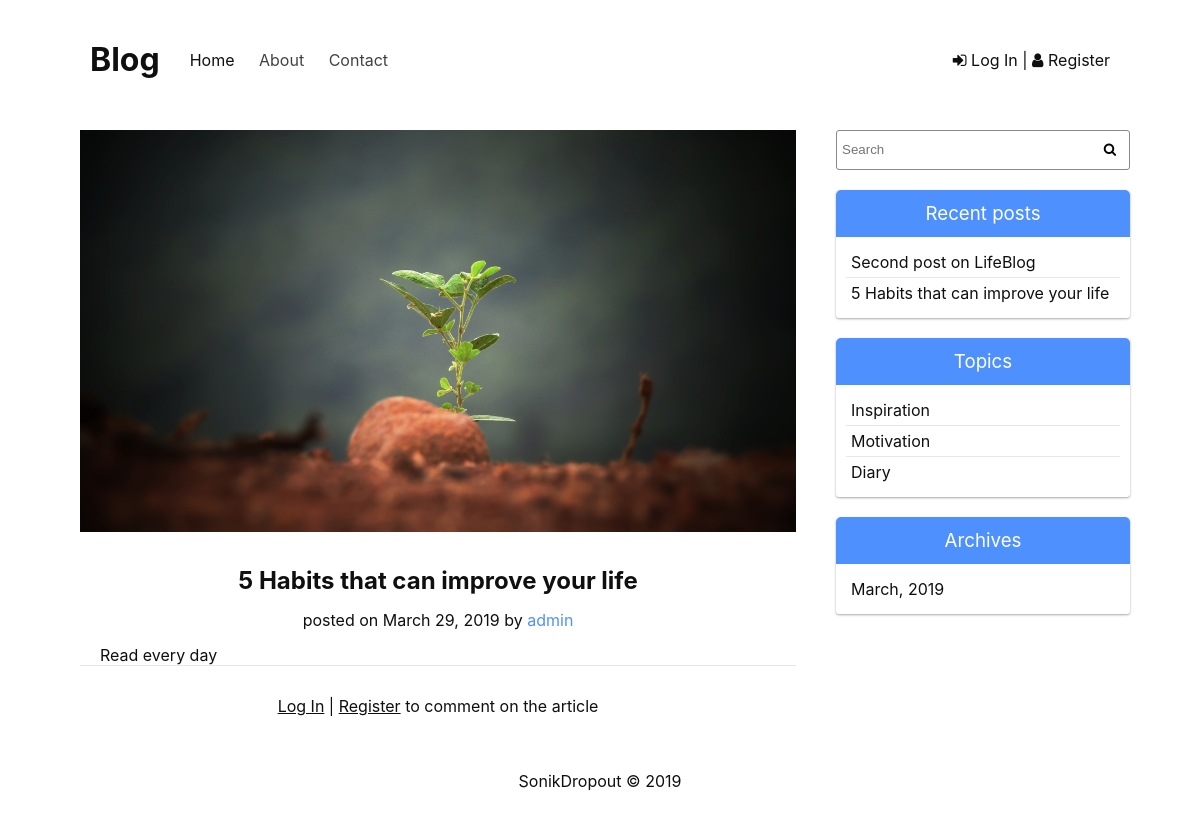
The app's page /single_post.php?post-slug=5-habits-that-can-improve-your-life with its own data.
### tables this page shows
CREATE TABLE `posts` (
  `id` INTEGER NOT NULL AUTO_INCREMENT PRIMARY KEY,
  `user_id` INTEGER DEFAULT NULL,
  `title` VARCHAR(128) NOT NULL,
  `slug` VARCHAR(128) NOT NULL UNIQUE,
  `views` INTEGER NOT NULL DEFAULT '0',
  `tags` VARCHAR(255) NULL,
  `image` VARCHAR(128) NOT NULL,
  `body` TEXT NOT NULL,
  `published` TINYINT NOT NULL,
  `created_at` timestamp NULL DEFAULT CURRENT_TIMESTAMP ON UPDATE CURRENT_TIMESTAMP,
  `updated_at` timestamp NULL DEFAULT '0000-00-00 00:00:00',
  FOREIGN KEY (`user_id`)
  REFERENCES `users` (`id`)
  ON DELETE NO ACTION ON UPDATE NO ACTION
);

CREATE TABLE `users` (
  `id` INTEGER NOT NULL AUTO_INCREMENT PRIMARY KEY,
  `username` VARCHAR(128) NOT NULL,
  `email` VARCHAR(128) NOT NULL,
  `role` enum('Author', 'Admin') DEFAULT NULL,
  `password` VARCHAR(128) NOT NULL,
  `created_at` timestamp NULL DEFAULT CURRENT_TIMESTAMP,
  `updated_at` timestamp NULL DEFAULT NULL
);

CREATE TABLE `topics` (
  `id` INTEGER NOT NULL AUTO_INCREMENT PRIMARY KEY,
  `name` VARCHAR(128) NOT NULL,
  `slug` VARCHAR(128) NOT NULL UNIQUE
);

### includes/public_functions.php (called while the page is built, shortened)
<?php
function getPost($slug){
	global $pdo;
	$sql = "SELECT posts.*,
		users.username AS authorName,
		users.email AS authorEmail
		FROM posts JOIN users
		ON users.id = posts.user_id
	  WHERE posts.slug=? AND posts.published=true";
	$stmt = $pdo->prepare($sql);
	$stmt->execute(array($slug));
	$post = $stmt->fetch(PDO::FETCH_ASSOC);
	if ($post) {
		$post['comments'] = getPostComments($post['id']);
	}
	return $post;
}
function getPostComments($post_id){
	global $pdo;
	$sql = "SELECT comments.body,
	  users.username AS author
    FROM posts JOIN comments ON posts.id = comments.post_id
		JOIN users ON users.id = comments.user_id
    WHERE posts.id=$post_id";
  $result = $pdo->query($sql);
	$comments = $result->fetchAll(PDO::FETCH_ASSOC);
	return $comments;
}
function getAllTopics()
{
	global $pdo;
	$sql = "SELECT * FROM topics";
  $result = $pdo->query($sql);
  $topics = $result->fetchAll(PDO::FETCH_ASSOC);
	return $topics;
}
function getRecentPosts()
{
	global $pdo;
	$sql = "SELECT title, slug FROM posts ORDER BY id DESC LIMIT 5";
  $result = $pdo->query($sql);
  $topics = $result->fetchAll(PDO::FETCH_ASSOC);
	return $topics;
}
function getArchives()
{
	global $pdo;
	$sql = "SELECT MONTH(created_at) as month,
		YEAR(created_at) as year
		FROM posts
		GROUP BY MONTH(created_at),
		YEAR(created_at)
		ORDER BY created_at DESC";
  $result = $pdo->query($sql);
  $archives = $result->fetchAll(PDO::FETCH_ASSOC);
	return $archives;
}
?>

### single_post.php (the view, shortened to what this page needs)
<?php
	require_once('config.php');
	require_once(ROOT_PATH . '/includes/public_functions.php');
	if (isset($_GET['post-slug'])) {
		$post = getPost($_GET['post-slug']);
	}
	require_once(ROOT_PATH . '/includes/head_section.php');
?>
</head>
<body style="background-image: url('<?= BASE_URL ?>/static/images/bg.jpg')">
	<div class="content">
		<?php include(ROOT_PATH . '/includes/header.php') ?>
		<div class="main-wrapper">
			<main>
				<?php if(!empty($post)): ?>
				<article class="post">
          <img src="<?= BASE_URL . '/static/images/' . $post['image']; ?>" alt="" class="post-image">
          <h2><?= $post['title'] ?></h2>
          <h4 class="post-info">
            posted on <?= date("F j, Y ", strtotime($post["created_at"])); ?>
            by <a href="mailto: <?= $post['authorEmail'] ?>"><?= $post['authorName'] ?></a>
          </h4>
          <div class="post-body">
           <?= html_entity_decode($post['body']); ?>
          </div>
				</article>
        <section class="comments">
					<?php if(isset($_SESSION['user'])): ?>
						<form action="single_post.php?post-slug=<?= $post['slug'] ?>" method="POST" class="comment-form">
							<h3>leave a comment:</h3>
							<?php include(ROOT_PATH . '/includes/errors.php'); ?>
							<input type="hidden" name="post_id" value="<?= $post['id'] ?>" />
							<textarea name="comment" id="" rows="8" palceholder="Leave comment"></textarea>
							<button class="btn" type="submit" name="comment_submit">Submit</button>
						</form>
					<?php else: ?>
						<p class="comment-message">
							<a href="login.php">Log In</a> |
							<a href="register.php">Register</a> to comment on the article
						</p>
					<?php endif; ?>
        </section>
				<?php else: ?>
					<h2 style="text-align: center">No post found</h2>
				<?php endif ?>
      </main>
			<?php include(ROOT_PATH . '/includes/sidebar.php') ?>
		</div>
		<?php include(ROOT_PATH . '/includes/footer.php') ?>
	</div>
</body>
</html>

### includes/sidebar.php
<?php
$recentPosts = getRecentPosts();
$topics = getAllTopics();
$archives = getArchives();
?>
<aside>
  <form action="filtered_posts.php" autocomplete="off" class="search-form">
    <input type="text" name="search" placeholder="Search" required />
    <button type="submit" name="search_submit" class="btn"><i class="fa fa-search"></i></button>
  </form>
  <div class="sidebar-card">
    <h3>Recent posts</h3>
    <ul>
      <?php foreach($recentPosts as $post): ?>
        <li><a href="single_post.php?post-slug=<?= $post['slug'] ?>"><?= $post['title'] ?></a></li>
      <?php endforeach; ?>
    </ul>
  </div>
  <div class="sidebar-card">
    <h3>Topics</h3>
    <ul>
     <?php foreach($topics as $topic): ?>
        <li><a href="filtered_posts.php?topic=<?= $topic['id'] ?>"><?= $topic['name'] ?></a></li>
      <?php endforeach; ?>
    </ul>
  </div>
  <div class="sidebar-card">
    <h3>Archives</h3>
    <ul>
     <?php foreach($archives as $archive):
      $dateObj   = DateTime::createFromFormat('!m', $archive['month']);
      $monthName = $dateObj->format('F');?>
        <li><a href="filtered_posts.php?month=<?= $archive['month'] ?>&year=<?= $archive['year'] ?>"><?= $monthName . ', ' . $archive['year'] ?></a></li>
      <?php endforeach; ?>
    </ul>
  </div>
</aside>

### static/css/styles.css (style rules this page uses)
* { margin: 0; padding: 0; -webkit-box-sizing: border-box; box-sizing: border-box; }
html { height: 100%; scroll-behavior: smooth; }
body { height: 100%; color: #0F0F0F; -webkit-background-size: cover; background-size: cover; background-attachment: fixed; background-position: center; font-family: -apple-system, BlinkMacSystemFont, "Segoe UI", "Roboto", "Oxygen", "Ubuntu", "Cantarell", "Fira Sans", "Droid Sans", "Helvetica Neue", sans-serif; -webkit-font-smoothing: antialiased; -moz-osx-font-smoothing: grayscale; }
.btn { border: none; background-color: transparent; padding: 10px 30px; }
.btn:not(:disabled) { cursor: pointer; }
input { height: 40px; padding: 0 5px; line-height: 40px; }
ul { list-style: none; }
a { text-decoration: none; color: #0F0F0F; }
.content { width: 90%; max-width: 1280px; min-height: 100%; margin: auto; position: relative; display: -webkit-box; display: -webkit-flex; display: -ms-flexbox; display: flex; -webkit-box-orient: vertical; -webkit-box-direction: normal; -webkit-flex-direction: column; -ms-flex-direction: column; flex-direction: column; }
header, footer, aside, main { background-color: #ffffff; }
.main-wrapper { -webkit-box-flex: 1; -webkit-flex-grow: 1; -ms-flex-positive: 1; flex-grow: 1; display: -webkit-box; display: -webkit-flex; display: -ms-flexbox; display: flex; }
main { -webkit-box-flex: 1; -webkit-flex: 1 1 70%; -ms-flex: 1 1 70%; flex: 1 1 70%; padding: 30px 20px; }
.post { margin-bottom: 30px; }
.post-image { width: 100%; margin-bottom: 30px; }
.post h2 { text-align: center; }
.post-info { margin: 15px 0; font-weight: 400; text-align: center; }
.post-info a { color: #4E91FE; }
.post-body { padding: 0 20px; border-bottom: 1px solid #e7e7e7; }
.comment-message { text-align: center; }
.comment-message a { text-decoration: underline; }
aside { margin-left: 10px; -webkit-box-flex: 1; -webkit-flex: 1 1 -webkit-calc(30% - 10px); -ms-flex: 1 1 calc(30% - 10px); flex: 1 1 calc(30% - 10px); padding: 30px 10px; }
.search-form { width: 100%; margin-bottom: 20px; position: relative; }
.search-form input { width: 100%; border: 1px solid #888; -webkit-border-radius: 3px; border-radius: 3px; }
.search-form .btn { position: absolute; right: 0; top: 0; padding: 0; height: 40px; width: 40px; line-height: 40px; }
.sidebar-card { -webkit-box-shadow: 0 1px 3px rgba(0, 0, 0, 0.12), 0 1px 2px rgba(0, 0, 0, 0.24); box-shadow: 0 1px 3px rgba(0, 0, 0, 0.12), 0 1px 2px rgba(0, 0, 0, 0.24); -webkit-border-radius: 3px; border-radius: 3px; margin-bottom: 20px; }
.sidebar-card h3 { color: #ffffff; background-color: #4E91FE; font-weight: 400; padding: 12px 0; text-align: center; -webkit-border-radius: 5px 5px 0 0; border-radius: 5px 5px 0 0; }
.sidebar-card ul { padding: 10px; }
.sidebar-card li { border-bottom: 1px solid #e7e7e7; padding: 5px; }
.sidebar-card li:last-child { border-bottom: none; }
.sidebar-card a { position: relative; -webkit-transition: all .5s ease-in-out; -o-transition: all .5s ease-in-out; transition: all .5s ease-in-out; }

### records on screen
posts: image (picture), title "5 Habits that can improve your life", created_at "March 29, 2019", user.username "admin", body "Read every day"
posts: title "Second post on LifeBlog"
topics: name "Inspiration"
topics: name "Motivation"
topics: name "Diary"

### other values on screen
BLOG_NAME "Blog"
$monthName "March"
$archive['year'] "2019"
